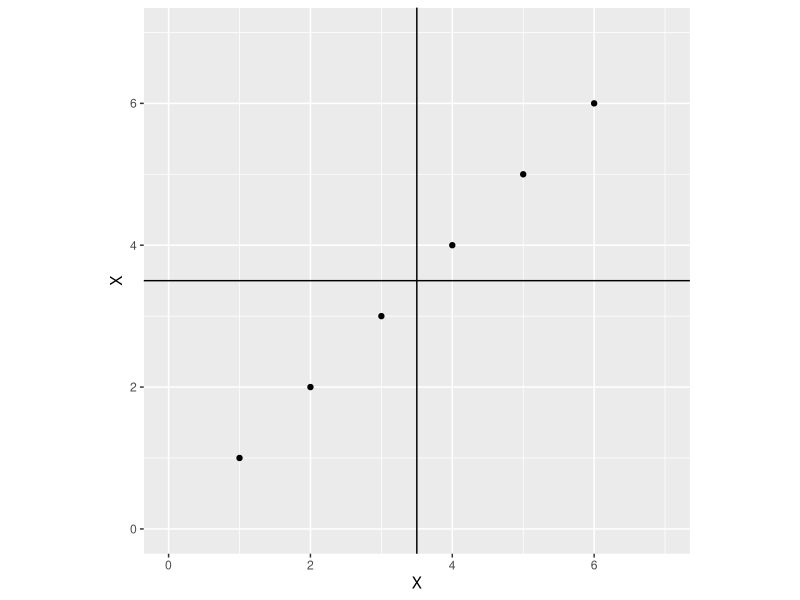
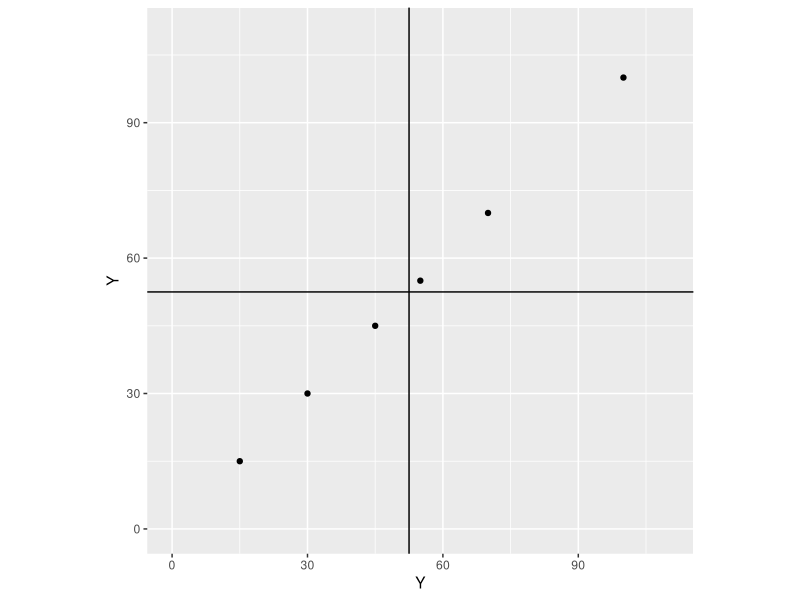
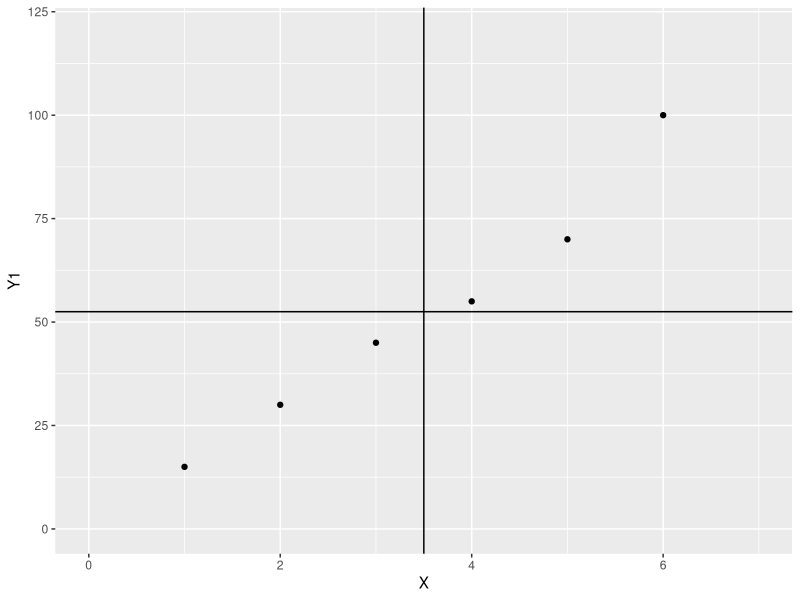
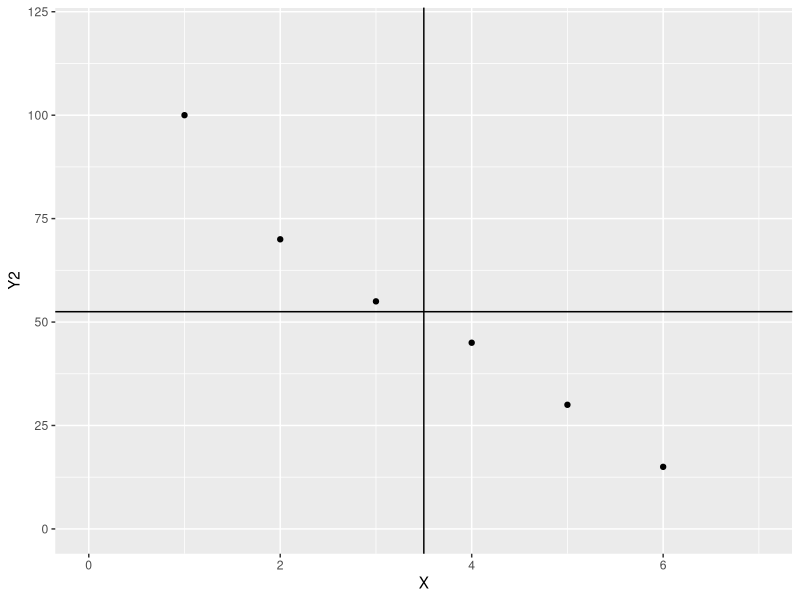
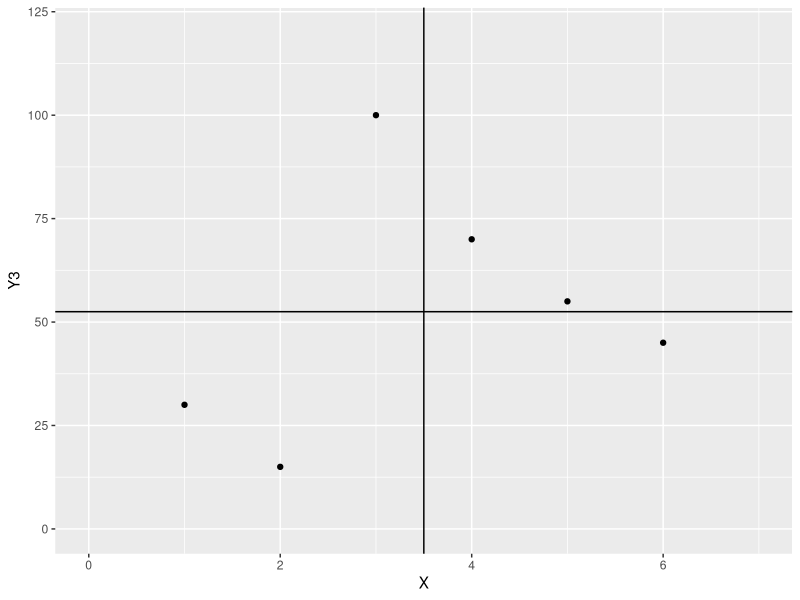

The R source for these figures, in order:
# ==============================================================================
# 07장. 분산, 공분산 그리고 상관
# 원본: 07-correlation.Rmd
# R Markdown의 R 코드 청크와 코드 주석을 추출한 강의용 스크립트입니다.
# 예제 간 객체·패키지 의존성이 있으므로 위에서부터 절별로 실행하세요.
# ==============================================================================

# ------------------------------------------------------------------------------
# 분산, 공분산 그리고 상관 > 분산과 공분산 > 분산의 의미 > 시각적으로 이해하는 분산
# ------------------------------------------------------------------------------

library(tidyverse)
par(mfrow=c(1,2))

X<-c(1, 2, 3, 4, 5, 6)
Y<-c(15, 30, 45, 55, 70, 100)
certifi <-data.frame(X, Y)
certifi %>% 
  ggplot()+geom_point(aes(x=X, y=X))+labs(x="X", y="X")+
  xlim(0,7)+ylim(0,7)+
  geom_abline(intercept=3.5, slope=0)+
  geom_vline(xintercept=3.5)+
  coord_fixed()-> plot1

certifi %>% 
  ggplot()+geom_point(aes(x=Y, y=Y))+labs(x="Y", y="Y")+
  xlim(0,110)+ylim(0,110)+
  geom_abline(intercept=52.5, slope=0)+
  geom_vline(xintercept=52.5)+
  coord_fixed()-> plot2

plot1
plot2
par(mfrow=c(1,1))



# ------------------------------------------------------------------------------
# 분산, 공분산 그리고 상관 > 분산과 공분산 > 두 변수의 분산, 공분산
# ------------------------------------------------------------------------------


X<-c(1, 2, 3, 4, 5, 6)
Y1<-c(15, 30, 45, 55, 70, 100)
Y2<-c(100, 70, 55, 45, 30, 15)
Y3<-c(30, 15, 100, 70, 55, 45)
variance3 <-data.frame(X, Y1, Y2, Y3)
variance3 %>% 
  ggplot()+geom_point(aes(x=X, y=Y1))+labs(x="X", y="Y1")+
  xlim(0,7)+ylim(0,120)+
  geom_hline(yintercept=52.5)+
  geom_vline(xintercept=3.5)-> ploty1

variance3 %>% 
  ggplot()+geom_point(aes(x=X, y=Y2))+labs(x="X", y="Y2")+
  xlim(0,7)+ylim(0,120)+
  geom_hline(yintercept=52.5)+
  geom_vline(xintercept=3.5)-> ploty2

variance3 %>% 
  ggplot()+geom_point(aes(x=X, y=Y3))+labs(x="X", y="Y3")+
  xlim(0,7)+ylim(0,120)+
  geom_hline(yintercept=52.5)+
  geom_vline(xintercept=3.5)-> ploty3

variance3
ploty1
ploty2
ploty3




# ------------------------------------------------------------------------------
# 분산, 공분산 그리고 상관 > 상관계수 > 상관계수 추정 및 유의성 검정 > R을 활용한 상관계수 검정
# ------------------------------------------------------------------------------


X<-c(1, 1, 2, 3, 3, 2, 4, 5, 5, 7)
Y<-c(15, 30, 45, 40, 50, 55, 60, 70, 80, 100)
correlation <-data.frame(X, Y)
cor.test(correlation$X, correlation$Y)
